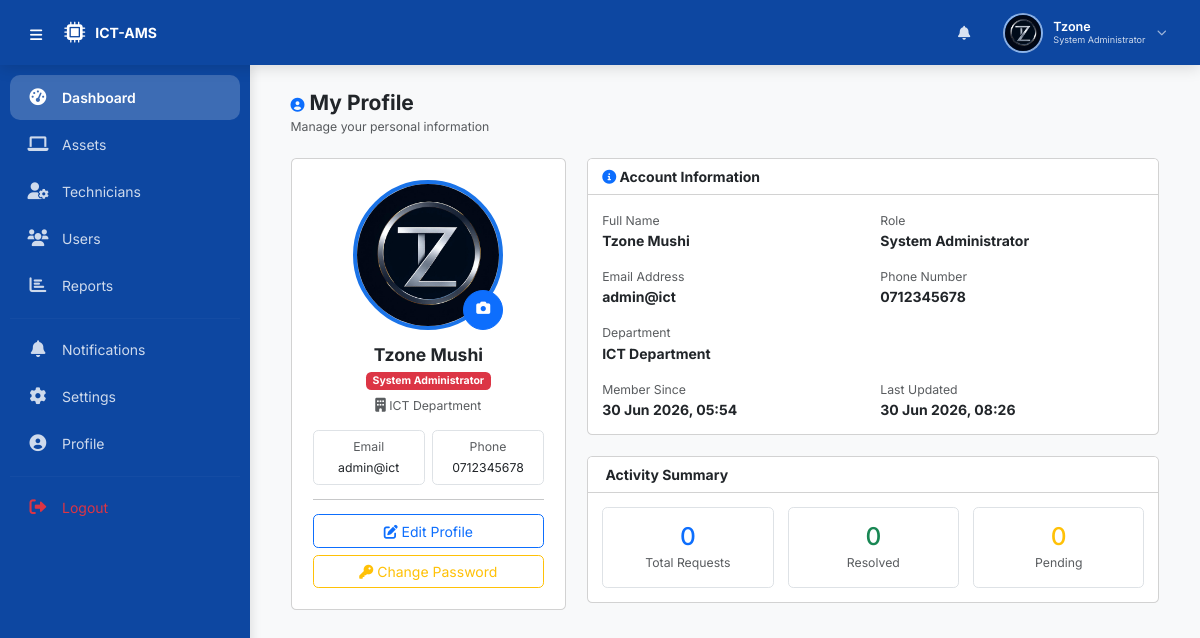
/public/profile/index.php (signed in), run on the app's committed database.
### tables this page shows
CREATE TABLE `users` (
  `user_id` int(11) NOT NULL AUTO_INCREMENT,
  `first_name` varchar(50) NOT NULL,
  `last_name` varchar(50) NOT NULL,
  `email` varchar(100) NOT NULL,
  `phone` varchar(20) NOT NULL,
  `password` varchar(255) NOT NULL,
  `role` enum('System Administrator','ICT Technician','Staff') NOT NULL,
  `department` varchar(100) DEFAULT NULL,
  `profile_picture` varchar(255) DEFAULT NULL,
  `status` enum('active','inactive') DEFAULT 'active',
  `created_at` timestamp NOT NULL DEFAULT current_timestamp(),
  `updated_at` timestamp NOT NULL DEFAULT current_timestamp() ON UPDATE current_timestamp(),
  PRIMARY KEY (`user_id`),
  UNIQUE KEY `uk_users_email` (`email`)
);

### public/includes/profile_helper.php (called while the page is built, shortened)
<?php
function getUserProfile($user_id) {
    $db = getDB();
    $stmt = $db->prepare("SELECT *, CONCAT(first_name, ' ', last_name) as full_name FROM users WHERE user_id = ?");
    $stmt->execute([$user_id]);
    return $stmt->fetch();
}
function getProfilePicture($user_id) {
    $db = getDB();
    $stmt = $db->prepare("SELECT profile_picture FROM users WHERE user_id = ?");
    $stmt->execute([$user_id]);
    $result = $stmt->fetch();
    if ($result && $result['profile_picture']) {
        return BASE_URL . 'assets/uploads/profiles/' . $result['profile_picture'];
    }
    return BASE_URL . 'assets/images/default-avatar.png';
}
function getUserInitials($user_id) {
    $db = getDB();
    $stmt = $db->prepare("SELECT first_name, last_name FROM users WHERE user_id = ?");
    $stmt->execute([$user_id]);
    $user = $stmt->fetch();
    if ($user) {
        $first = substr($user['first_name'] ?? 'U', 0, 1);
        $last = substr($user['last_name'] ?? 'N', 0, 1);
        return strtoupper($first . $last);
    }
    return 'UN';
}
?>

### public/includes/settings_helper.php (called while the page is built, shortened)
<?php
function getUserSettings($user_id) {
    $db = getDB();
    $stmt = $db->prepare("SELECT * FROM user_settings WHERE user_id = ?");
    $stmt->execute([$user_id]);
    $settings = $stmt->fetch();
    return $settings;
}
?>

### includes/functions.php (called while the page is built, shortened)
<?php
function formatDate($date) {
    return date('d M Y, H:i', strtotime($date));
}
?>

### public/profile/index.php (the view, shortened to what this page needs)
<?php
require_once __DIR__ . '/../../includes/functions.php';
require_once __DIR__ . '/../includes/settings_helper.php';
require_once __DIR__ . '/../includes/profile_helper.php';
$user_id = $_SESSION['user_id'];
$user = getUserProfile($user_id);
include __DIR__ . '/../includes/header.php';
?>
<div class="container-fluid">
    <div class="d-flex justify-content-between align-items-center mb-4">
        <div>
            <h4 class="fw-bold mb-0"><i class="fas fa-user-circle text-primary"></i> My Profile</h4>
            <small class="text-muted">Manage your personal information</small>
        </div>
    </div>
    <div class="row g-4">
        <div class="col-xl-4 col-lg-5 col-md-12">
            <div class="card">
                <div class="card-body text-center p-4">
                    <div class="position-relative d-inline-block mb-3">
                        <?php if (file_exists(__DIR__ . '/../../assets/uploads/profiles/' . $user['profile_picture']) && $user['profile_picture']): ?>
                            <img src="<?php echo $profile_picture; ?>"
                                 alt="Profile Picture"
                                 class="rounded-circle img-fluid"
                                 style="width: 150px; height: 150px; object-fit: cover; border: 4px solid #1a73e8;">
                        <?php endif; ?>
                        <button class="btn btn-primary btn-sm rounded-circle position-absolute bottom-0 end-0"
                                style="width: 40px; height: 40px;"
                                data-bs-toggle="modal"
                                data-bs-target="#uploadPictureModal"
                                title="Change Profile Picture">
                            <i class="fas fa-camera"></i>
                        </button>
                    </div>
                    <h5 class="fw-bold mb-1"><?php echo htmlspecialchars($user['full_name']); ?></h5>
                    <p class="text-muted mb-2">
                        <span class="badge bg-<?php echo $user['role'] === 'System Administrator' ? 'danger' : ($user['role'] === 'ICT Technician' ? 'warning' : 'info'); ?>">
                            <?php echo $user['role']; ?>
                        </span>
                    </p>
                    <p class="text-muted small mb-3">
                        <i class="fas fa-building"></i> <?php echo htmlspecialchars($user['department'] ?? 'N/A'); ?>
                    </p>
                    <div class="row g-2">
                        <div class="col-6">
                            <div class="border rounded p-2">
                                <small class="text-muted d-block">Email</small>
                                <small><?php echo htmlspecialchars($user['email']); ?></small>
                            </div>
                        </div>
                        <div class="col-6">
                            <div class="border rounded p-2">
                                <small class="text-muted d-block">Phone</small>
                                <small><?php echo htmlspecialchars($user['phone']); ?></small>
                            </div>
                        </div>
                    </div>
                    <hr>
                    <div class="d-grid gap-2">
                        <button class="btn btn-outline-primary" data-bs-toggle="modal" data-bs-target="#editProfileModal">
                            <i class="fas fa-edit"></i> Edit Profile
                        </button>
                        <button class="btn btn-outline-warning" data-bs-toggle="modal" data-bs-target="#changePasswordModal">
                            <i class="fas fa-key"></i> Change Password
                        </button>
                    </div>
                </div>
            </div>
        </div>
        <div class="col-xl-8 col-lg-7 col-md-12">
            <div class="card mb-4">
                <div class="card-header bg-white fw-bold">
                    <i class="fas fa-info-circle text-primary"></i> Account Information
                </div>
                <div class="card-body">
                    <div class="row g-3">
                        <div class="col-md-6">
                            <label class="text-muted small">Full Name</label>
                            <p class="fw-bold mb-0"><?php echo htmlspecialchars($user['full_name']); ?></p>
                        </div>
                        <div class="col-md-6">
                            <label class="text-muted small">Role</label>
                            <p class="fw-bold mb-0"><?php echo $user['role']; ?></p>
                        </div>
                        <div class="col-md-6">
                            <label class="text-muted small">Email Address</label>
                            <p class="fw-bold mb-0"><?php echo htmlspecialchars($user['email']); ?></p>
                        </div>
                        <div class="col-md-6">
                            <label class="text-muted small">Phone Number</label>
                            <p class="fw-bold mb-0"><?php echo htmlspecialchars($user['phone']); ?></p>
                        </div>
                        <div class="col-md-12">
                            <label class="text-muted small">Department</label>
                            <p class="fw-bold mb-0"><?php echo htmlspecialchars($user['department'] ?? 'N/A'); ?></p>
                        </div>
                        <div class="col-md-6">
                            <label class="text-muted small">Member Since</label>
                            <p class="fw-bold mb-0"><?php echo formatDate($user['created_at']); ?></p>
                        </div>
                        <div class="col-md-6">
                            <label class="text-muted small">Last Updated</label>
                            <p class="fw-bold mb-0"><?php echo formatDate($user['updated_at']); ?></p>
                        </div>
                    </div>
                </div>
            </div>
            <div class="card">
                <div class="card-header bg-white fw-bold">
                    <i class="fas fa-chart-simple text-success"></i> Activity Summary
                </div>
                <div class="card-body">
                    <div class="row g-3">
                        <div class="col-md-4">
                            <div class="border rounded p-3 text-center">
                                <h3 class="text-primary mb-0">
                                    <?php
                                    $db = getDB();
                                    $stmt = $db->prepare("SELECT COUNT(*) as count FROM maintenance_requests WHERE reported_by = ?");
                                    $stmt->execute([$user_id]);
                                    echo $stmt->fetch()['count'] ?? 0;
                                    ?>
                                </h3>
                                <small class="text-muted">Total Requests</small>
                            </div>
                        </div>
                        <div class="col-md-4">
                            <div class="border rounded p-3 text-center">
                                <h3 class="text-success mb-0">
                                    <?php
                                    $stmt = $db->prepare("SELECT COUNT(*) as count FROM maintenance_requests WHERE reported_by = ? AND status = 'Resolved'");
                                    $stmt->execute([$user_id]);
                                    echo $stmt->fetch()['count'] ?? 0;
                                    ?>
                                </h3>
                                <small class="text-muted">Resolved</small>
                            </div>
                        </div>
                        <div class="col-md-4">
                            <div class="border rounded p-3 text-center">
                                <h3 class="text-warning mb-0">
                                    <?php
                                    $stmt = $db->prepare("SELECT COUNT(*) as count FROM maintenance_requests WHERE reported_by = ? AND status IN ('Pending', 'Assigned', 'In Progress')");
                                    $stmt->execute([$user_id]);
                                    echo $stmt->fetch()['count'] ?? 0;
                                    ?>
                                </h3>
                                <small class="text-muted">Pending</small>
                            </div>
                        </div>
                    </div>
                </div>
            </div>
        </div>
    </div>
</div>
<?php include __DIR__ . '/../includes/footer.php'; ?>

### public/includes/header.php (shortened to what this page needs)
<?php
require_once __DIR__ . '/../../includes/functions.php';
require_once __DIR__ . '/profile_helper.php';
require_once __DIR__ . '/settings_helper.php';
$settings = getUserSettings($_SESSION['user_id']);
$current_page = basename($_SERVER['PHP_SELF']);
$user_id = $_SESSION['user_id'];
$first_name = $_SESSION['first_name'] ?? 'User';
$last_name = $_SESSION['last_name'] ?? '';
$role = $_SESSION['role'] ?? 'Staff';
$profile_picture = getProfilePicture($user_id);
$initials = getUserInitials($user_id);
$full_name = trim($first_name . ' ' . $last_name);
$sidebar_collapsed = isset($settings['sidebar_collapsed']) ? (int)$settings['sidebar_collapsed'] : 0;
?>
<!DOCTYPE html>
<html lang="en">
<head>
    <link href="https://cdn.jsdelivr.net/npm/bootstrap@5.3.0-alpha1/dist/css/bootstrap.min.css" rel="stylesheet">
    <link rel="stylesheet" href="https://cdnjs.cloudflare.com/ajax/libs/font-awesome/6.0.0-beta3/css/all.min.css">
</head>
<body>
<header class="top-header">
    <div class="header-left">
        <button class="hamburger-btn" onclick="toggleSidebar()" id="hamburgerBtn" aria-label="Toggle sidebar">
            <i class="fas fa-bars"></i>
        </button>
        <a href="<?php echo BASE_URL; ?>public/<?php echo strtolower($role); ?>/" class="brand">
            <i class="fas fa-microchip"></i>
            <span class="brand-text"><?php echo APP_SHORT; ?></span>
        </a>
    </div>
    <div class="header-right">
        <div class="dropdown">
            <button class="btn-notification" id="notificationBell" data-bs-toggle="dropdown" aria-expanded="false" title="Notifications">
                <i class="fas fa-bell"></i>
            </button>
        </div>
        <div class="user-avatar-wrapper dropdown" data-bs-toggle="dropdown" aria-expanded="false">
            <div class="avatar-circle <?php echo !empty($profile_picture) ? 'has-image' : ''; ?>">
                <?php if (!empty($profile_picture) && file_exists(__DIR__ . '/../../assets/uploads/profiles/' . basename($profile_picture))): ?>
                    <img src="<?php echo $profile_picture; ?>" alt="<?php echo $full_name; ?>">
                <?php else: ?>
                    <?php echo $initials; ?>
                <?php endif; ?>
            </div>
            <div class="user-info-text">
                <span class="user-name"><?php echo $first_name; ?></span>
                <span class="user-role"><?php echo $role; ?></span>
            </div>
            <i class="fas fa-chevron-down dropdown-arrow"></i>
        </div>
    </div>
</header>
<nav class="sidebar-wrapper <?php echo $sidebar_collapsed ? 'collapsed' : ''; ?>" id="sidebarWrapper">
    <div class="sidebar-nav">
        <?php
        $nav_items = [];
        if ($role === 'System Administrator') {
            $nav_items = [
                ['url' => '../admin/index.php', 'icon' => 'fa-tachometer-alt', 'label' => 'Dashboard'],
                ['url' => '../admin/assets.php', 'icon' => 'fa-laptop', 'label' => 'Assets'],
                ['url' => '../admin/technicians.php', 'icon' => 'fa-user-cog', 'label' => 'Technicians'],
                ['url' => '../admin/users.php', 'icon' => 'fa-users', 'label' => 'Users'],
                ['url' => '../admin/reports.php', 'icon' => 'fa-chart-bar', 'label' => 'Reports'],
                ];
        }
        $nav_items[] = ['divider' => true];
        $nav_items[] = ['url' => '../notifications/', 'icon' => 'fa-bell', 'label' => 'Notifications'];
        $nav_items[] = ['url' => '../settings/', 'icon' => 'fa-cog', 'label' => 'Settings'];
        $nav_items[] = ['url' => '../profile/', 'icon' => 'fa-user-circle', 'label' => 'Profile'];
        $nav_items[] = ['divider' => true];
        $nav_items[] = ['url' => '../../logout.php', 'icon' => 'fa-sign-out-alt', 'label' => 'Logout', 'class' => 'text-danger'];
        $base_path = '';
        if ($role === 'System Administrator') $base_path = 'admin/';
        elseif ($role === 'ICT Technician') $base_path = 'technician/';
        elseif ($role === 'Staff') $base_path = 'staff/';
        foreach ($nav_items as $item) {
            if (isset($item['divider'])) {
                echo '<hr style="border-color: rgba(255,255,255,0.1); margin: 8px 0;">';
                continue;
            }
            $url = $item['url'];
            $icon = $item['icon'];
            $label = $item['label'];
            $class = $item['class'] ?? '';
            $is_active = false;
            if (strpos($url, $base_path) !== false) {
                $page = basename($url);
                if ($page === $current_page) {
                    $is_active = true;
                }
            }
            $active_class = $is_active ? 'active' : '';
            $tooltip = $label;
            echo "<a href='{$url}' class='nav-item {$active_class} {$class}' data-tooltip='{$tooltip}'>
                    <i class='fas {$icon}'></i>
                    <span class='nav-label'>{$label}</span>
                  </a>";
        }
        ?>
    </div>
</nav>
<div class="main-content <?php echo $sidebar_collapsed ? 'expanded' : ''; ?>" id="mainContent">

### data on the page
users: profile_picture (picture), role "System Administrator", department "ICT Department", email "admin@ict", phone "0712345678", created_at "30 Jun 2026, 05:54", updated_at "30 Jun 2026, 08:26"

### other printed values
APP_SHORT "ICT-AMS"
$first_name "Tzone"
$role "System Administrator"
$label "Dashboard"
$label "Assets"
$label "Technicians"
$label "Users"
$label "Reports"
$label "Notifications"
$label "Settings"
$label "Profile"
$label "Logout"
$user['full_name'] "Tzone Mushi"
$stmt->fetch()['count'] "0"
